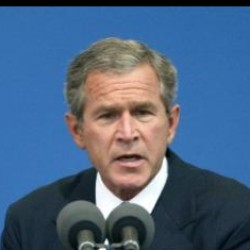
%> input picture RdF_Exo2_Partie1/George_W_Bush/George_W_Bush_0031.jpg, 250 x 250 px; its folder holds 6 pictures in this run
$ octave RDF_Ex2_partie1.m   (GNU Octave 9; MATLAB toolbox functions it lacks are replaced by stand-ins)
%> lines starting %> are read from the running program, lines starting %| are printed output that depends on the picture
%> further down, I_test is the input picture: size 250x250x3 uint8; mean R, G, B 75.7, 100.2, 128.9
%> `imycbcr = rgb2ycbcr(I_test);`: imycbcr: size 250x250x3 uint8; mean of channels 1, 2, 3 98.6, 144.3, 115.1
### RdF_Exo2_Partie1/SelectPixelsCentre.m
function cim=SelectPixelsCentre(image, p)
%> called with image = 'George_W_Bush/George_W_Bush_0001.jpg', p = 0.2
% image = chemin de l'image
% p = la distance (en %) par rapport au centre de l'image
% cim = imagette
I=imread(image);
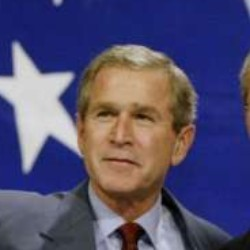
%> input picture RdF_Exo2_Partie1/George_W_Bush/George_W_Bush_0001.jpg, 250 x 250 px
%> I is the input picture: size 250x250x3 uint8; mean R, G, B 83.4, 78.4, 110.6
[M N O]=size(I);
%> M = 250; N = 250; O = 3
% M = Largeur
% N = Longueur
% O = nb de plan
minx = floor((M-p*M)/2);
%> minx = 100
miny = floor((N-p*N)/2);
%> miny = 100
maxx= minx+ floor(p*M);
%> maxx = 150
maxy= miny+ floor(p*N);
%> maxy = 150

cim = I(minx:maxx,miny:maxy,:);
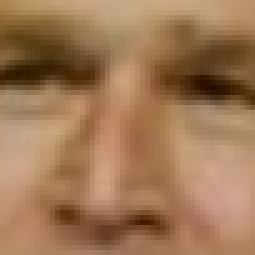
%> cim: size 51x51x3 uint8 (shown 5 times larger); mean R, G, B 159.6, 119.5, 85

### RdF_Exo2_Partie1/get_cbcr.m
%Objectif de la fonction : extraire les composantes chromatiques d'une
%image d'entr閑
function [cb, cr] = get_cbcr(im)
% appel de la fonction de conversion de Matlab  RGB to YCbCr
imycc = rgb2ycbcr(im);
%> imycc: size 51x51x3 uint8; mean of channels 1, 2, 3 125.6, 106.9, 148.1
% filtrage passe bas de chaque plan couleur
% d閒inition du filtre
lpf = 1/9 * ones(3);
% extraction des 2 composantes chromatiques
cb = imycc(:,:,2);
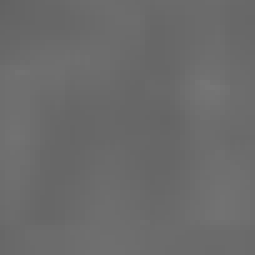
%> cb: size 51x51 uint8 (shown 5 times larger); min 98, max 118, mean 106.9
cr = imycc(:,:,3);
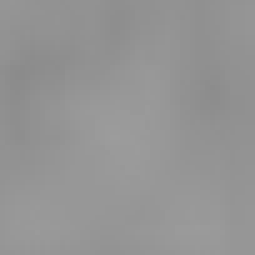
%> cr: size 51x51 uint8 (shown 5 times larger); min 139, max 156, mean 148.1
% filtrage
cb = filter2(lpf, cb);
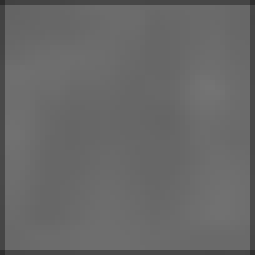
%> cb: size 51x51 double (shown 5 times larger); min 44, max 116.1, mean 104.2
cr = filter2(lpf, cr);
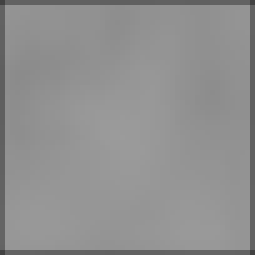
%> cr: size 51x51 double (shown 5 times larger); min 66, max 155.2, mean 144.3

### RdF_Exo2_Partie1/RDF_Ex2_partie1.m
%% Partie 1
clear all;
close all;
%% 1.1 Approches :
% Segmentation par couleur, On extrait des échantillons avec
% de la peau et on fait apprendre la couleur à notre algo.
%% Apprentissage d'un modèle de peau
database_dir='George_W_Bush';

fnames = dir(fullfile(database_dir, '*.jpg'));
num_files = size(fnames,1);
p=0.2 ;

% Image de test
%inputfile='George_W_Bush/George_W_Bush_0024.jpg';
inputfile='George_W_Bush/George_W_Bush_0031.jpg';
I_test=imread(inputfile);

figure;imshow(I_test);
imycbcr = rgb2ycbcr(I_test);

all_data=[];
for f = 1:20  %num_files to learn from all images
   im=strcat(database_dir,'/',fnames(f).name) ;
   % extraction d'une zone centrale de l'image
   cim=SelectPixelsCentre(im, p);
   % sortie : cim : composé de 3 matrices correspondant aux 3 plans couleurs
   % r=cim(:,:,1), g=cim(:,:,2), b=cim(:,:,3)
   subplot(4,5,f)
   imagesc(cim)

   % extraction des composantes chromatiques cb, cr de la zone précédemment extraite
   [cb, cr] = get_cbcr(cim);
   cb_data=reshape(cb,[size(cb,1)*size(cb,2),1]);
%> cb_data = 2601 values, max 116.1 at index 2109, min 44 at index 1, mean 104.2
   cr_data=reshape(cr,[size(cr,1)*size(cr,2),1]);
%> cr_data = 2601 values, max 155.2 at index 1149, min 66 at index 2551, mean 144.3
   crcb_data=[cr_data cb_data];
%> crcb_data = 2601 rows, first 12: [66.22 44; 99.11 66.11; 98.89 66.56; 98.44 66.89; 98.22 67.44; 97.78 67.89; 97.56 68.33; 97.33 68.56; 97.33 68.89; 97.22 69.22; 97 69.78; 96.67 70.33]
   clear cb; clear cr; clear cb_data; clear cr_data;
   % on obtient un vecteur de taille size(cim,1)*size(cim,2) lignes * 2
   % colonnes (col1 = cr; col2 = cb)
   % chaque ligne de la matrice correspond à un pixel (un échantillon/individu de type
   % peau) caractérisé par 2 valeurs cr, cb filtrées.
   all_data=[all_data;crcb_data];
%> all_data has the same summary as crcb_data
  % figure;imshow(cim);
end
%> pass 2 of the loop `for f = 1:20`:
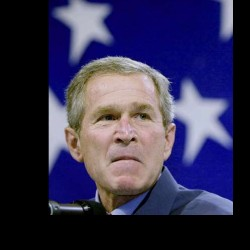
%> input picture RdF_Exo2_Partie1/George_W_Bush/George_W_Bush_0002.jpg, 250 x 250 px
%> in SelectPixelsCentre, I is the input picture: size 250x250x3 uint8; mean R, G, B 53.5, 49.8, 79.8
%> imycc: size 51x51x3 uint8; mean of channels 1, 2, 3 141.7, 118.7, 140.9
%> in get_cbcr (call 2), `cb = filter2(lpf, cb);`:
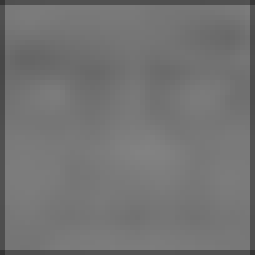
%> cb: size 51x51 double (shown 5 times larger); min 52, max 130.4, mean 115.6
%> in get_cbcr (call 2), `cr = filter2(lpf, cr);`:
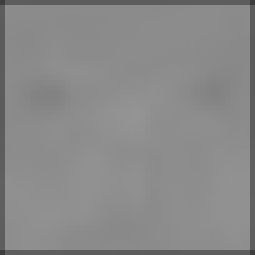
%> cr: size 51x51 double (shown 5 times larger); min 61.89, max 148.2, mean 137.3
%> cb_data = 2601 values, max 130.4 at index 1459, min 52 at index 51, mean 115.6
%> cr_data = 2601 values, max 148.2 at index 1350, min 61.89 at index 2551, mean 137.3
%> crcb_data = 2601 rows, first 12: [62.67 53.33; 93.89 80.11; 93.78 80.33; 93.33 80.11; 93 79.56; 92.56 78.78; 92.44 77.78; 92.44 76.78; 92.56 75.56; 92.67 74.44; 92.67 73.33; 92.67 72.56]
%> pass 3 of the loop `for f = 1:20`:
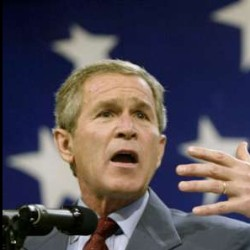
%> input picture RdF_Exo2_Partie1/George_W_Bush/George_W_Bush_0003.jpg, 250 x 250 px
%> in SelectPixelsCentre, I is the input picture: size 250x250x3 uint8; mean R, G, B 83.2, 76.9, 85.3
%> imycc: size 51x51x3 uint8; mean of channels 1, 2, 3 135.2, 108.7, 146.1
%> in get_cbcr (call 3), `cb = filter2(lpf, cb);`:
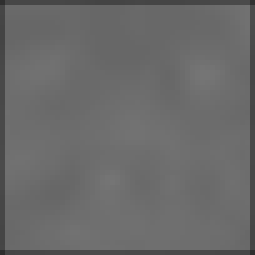
%> cb: size 51x51 double (shown 5 times larger); min 46.89, max 117.4, mean 105.9
%> in get_cbcr (call 3), `cr = filter2(lpf, cr);`:
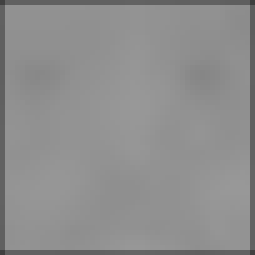
%> cr: size 51x51 double (shown 5 times larger); min 62.89, max 152.4, mean 142.3
%> cb_data = 2601 values, max 117.4 at index 2055, min 46.89 at index 51, mean 105.9
%> cr_data = 2601 values, max 152.4 at index 2384, min 62.89 at index 2551, mean 142.3
%> crcb_data = 2601 rows, first 12: [65.11 47.22; 97.56 70.67; 97.22 70.22; 97.22 69.67; 97 69.11; 96.89 68.78; 96.44 68.67; 96.22 68.67; 96 68.89; 96 69.44; 95.78 70.22; 95.56 71.11]
%> (the run ends here)
